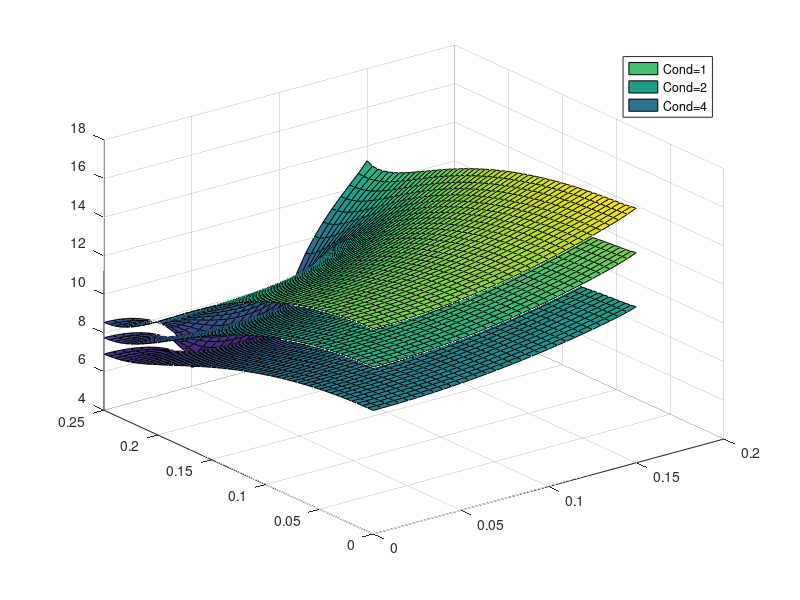

MATLAB code to generate this figure:
clear all
clear vars
clc

%Dati
Ly=25e-2;
Lx=15e-2;
Lx1=Lx/3;
Lx2=Lx-Lx1;
Ta=20;
ha=20;
Tc=5;

vettore=[1 2 4];
for gg=1:length(vettore)
cond=vettore(gg);

%% Mappa di temperatura in condizioni stazionarie con cond=cond*2
%Discretizzazione
dx=5e-3;
dy=dx;

x1=(0:dx:Lx1)';
nx1=length(x1);
x2=(0:dx:Lx2)';
nx2=length(x2);

xx=(0:dx:Lx)';
nx=length(xx);
yy=(0:dy:Ly)';
ny=length(yy);

ntot=nx*ny;

[xmat,ymat]=meshgrid(xx,yy);

%Matrice
AA=sparse([],[],[],ntot,ntot,5*ntot);
bb=zeros(ntot,1);

for ii=2:nx-1
    for jj=2:ny-1
        kk=ii+(jj-1)*nx;
        kn=kk-1;
        ks=kk+1;
        ko=kk-nx;
        ke=kk+nx;
        AA(kk,kk)=-2*cond*(1/dx^2+1/dy^2);
        AA(kk,kn)=cond/dx^2;
        AA(kk,ks)=cond/dx^2;
        AA(kk,ko)=cond/dy^2;
        AA(kk,ke)=cond/dy^2;
    end
end

%Bordi
%Nord condizione di neumann adiabatica
% kk=1:nx:ntot;
% AA(kk,:)=0;
ii=1;
for jj=2:ny-1
    kk=ii+(jj-1)*nx;
    kn=kk-1;
    ks=kk+1;
    ko=kk-nx;
    ke=kk+nx;
    AA(kk,kk)=-2*cond*(1/dx^2+1/dy^2);
    AA(kk,ks)=2*cond/dx^2;
    AA(kk,ke)=cond/dy^2;
    AA(kk,ko)=cond/dy^2;
    bb(kk)=0;
end

%Sud condizione di Robin
ii=nx;
for jj=2:ny-1
    kk=ii+(jj-1)*nx;
    kn=kk-1;
    ks=kk+1;
    ko=kk-nx;
    ke=kk+nx;
    AA(kk,kk)=-2*cond*(1/dx^2+1/dy^2)-ha/dx;
    AA(kk,kn)=2*cond/dx^2;
    AA(kk,ko)=cond/dy^2;
    AA(kk,ke)=cond/dy^2;
    bb(kk)=-ha/dx*Ta;
end

%Ovest Neumann adiabatico
jj=1;
for ii=2:nx-1
    kk=ii+(jj-1)*nx;
    kn=kk-1;
    ks=kk+1;
    ko=kk-nx;
    ke=kk+nx;
    AA(kk,kk)=-2*cond*(1/dx^2+1/dy^2);
    AA(kk,ks)=cond/dx^2;
    AA(kk,kn)=cond/dx^2;
    AA(kk,ke)=2*cond/dy^2;
    bb(kk)=0;
end

%Est divisa tra adiabatica e temperatura imposta
jj=ny;
for ii=2:nx1-1
    kk=ii+(jj-1)*nx;
    kn=kk-1;
    ks=kk+1;
    ko=kk-nx;
    ke=kk+nx;
    AA(kk,kk)=-2*cond*(1/dx^2+1/dy^2);
    AA(kk,kn)=cond/dx^2;
    AA(kk,ks)=cond/dx^2;
    AA(kk,ko)=2*cond/dy^2;
    bb(kk)=0;
end
for ii=nx1:nx2
    kk=ii+(jj-1)*nx;
    AA(kk,kk)=1;
    bb(kk)=Tc;
end
for ii=nx2+1:nx-1
    kk=ii+(jj-1)*nx;
    kn=kk-1;
    ks=kk+1;
    ko=kk-nx;
    ke=kk+nx;
    AA(kk,kk)=-2*cond*(1/dx^2+1/dy^2);
    AA(kk,kn)=cond/dx^2;
    AA(kk,ks)=cond/dx^2;
    AA(kk,ko)=2*cond/dy^2;
    bb(kk)=0;
end

%Nodi
kk=nx;
AA(kk,:)=0;
AA(kk,kk)=-cond*(1/dx^2+1/dy^2)-ha/dx;
AA(kk,kk-1)=cond/dx^2;
AA(kk,kk+nx)=cond/dy^2;
bb(kk)=-ha/dx*Ta;
kk=ntot;
AA(kk,:)=0;
AA(kk,kk)=-cond*(1/dx^2+1/dy^2)-ha/dx;
AA(kk,kk-1)=cond/dx^2;
AA(kk,kk-nx)=cond/dy^2;
bb(kk)=-ha/dx*Ta;
kk=1;
AA(kk,:)=0;
AA(kk,kk)=-cond*(1/dx^2+1/dy^2);
AA(kk,kk+1)=cond/dx^2;
AA(kk,kk+nx)=cond/dy^2;
bb(kk)=0;
kk=ntot-nx+1;
AA(kk,kk)=-cond*(1/dx^2+1/dy^2);
AA(kk,kk+1)=cond/dx^2;
AA(kk,kk-nx)=cond/dy^2;
bb(kk)=0;

TT=AA\bb;
TA(gg)=TT(1);
    Tplot=reshape(TT,nx,ny);
    surf(xmat',ymat',Tplot)
    hold on
end
legend('Cond=1','Cond=2','Cond=4')
